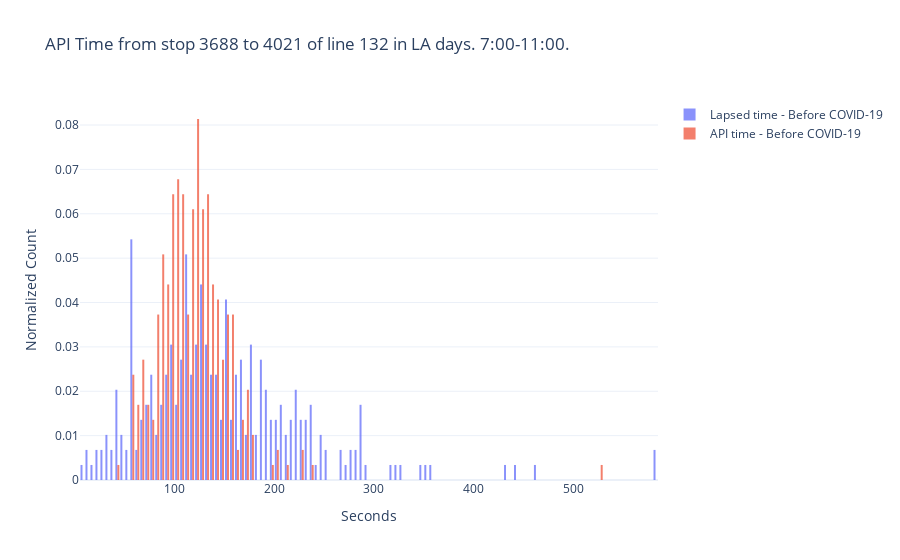

The notebook cell saved with this chart:
### Code cell
#API vs Lapsed data
fig = go.Figure()
fig.add_trace(go.Histogram(
    x=tbs.trip_time,name='Lapsed time - Before COVID-19',
    histnorm='probability',
    xbins=dict(
        size=5
    )
))
fig.add_trace(go.Histogram(
    x=tbs.api_trip_time,name='API time - Before COVID-19',
    histnorm='probability',
    xbins=dict(
        size=10
    )
))
# Overlay both histograms
fig.update_layout(
    title='API Time from stop {} to {} of line {} in {} days. {}:00-{}:00.'.format(stopA,stopB,line,day_type,st_hour,end_hour),
    xaxis_title='Seconds',
    yaxis_title='Normalized Count'
)
# Reduce opacity to see both histograms
fig.update_traces(opacity=0.75)
fig.show()

### Figure 1 — Plotly figure (JSON) as saved in the notebook; plotly's stock layout.template omitted (floating-point values rounded to 4 significant figures; data arrays with more than 128 entries replaced by an {"elided": "..."} marker saying what was removed)
{"data": [{"histnorm": "probability", "name": "Lapsed time - Before COVID-19", "opacity": 0.75, "type": "histogram", "x": {"elided": "295 float values"}, "xbins": {"size": 5}}, {"histnorm": "probability", "name": "API time - Before COVID-19", "opacity": 0.75, "type": "histogram", "x": {"elided": "295 int values"}, "xbins": {"size": 10}}], "layout": {"title": {"text": "API Time from stop 3688 to 4021 of line 132 in LA days. 7:00-11:00."}, "xaxis": {"title": {"text": "Seconds"}}, "yaxis": {"title": {"text": "Normalized Count"}}}}
